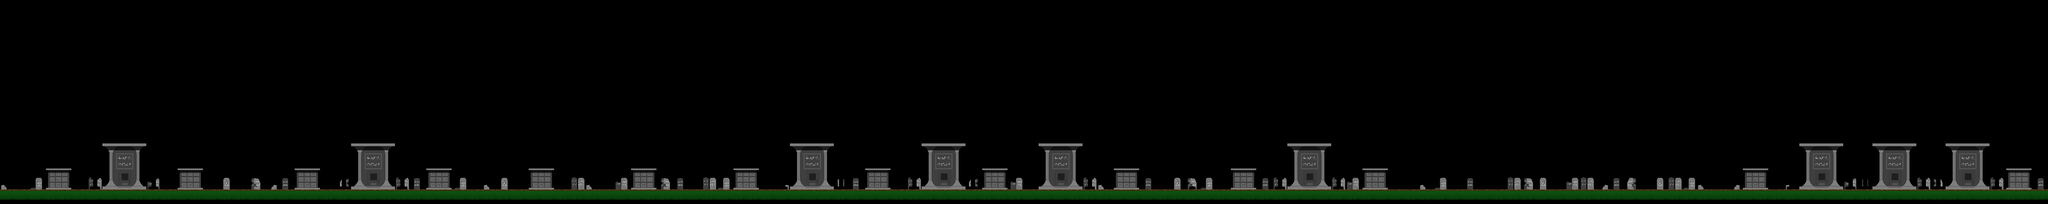

This game map was drawn from its Tiled (.tmx) file and the tilesets committed beside it. A one-line description and the trimmed map source follow:
An orthogonal 140x14 tile map with 64x64 px tiles, 3 tile layers (solides, derriere, devant) and 66 objects.

<map version="1.4" tiledversion="1.4.3" orientation="orthogonal" renderorder="right-down" width="140" height="14" tilewidth="64" tileheight="64" infinite="0" nextlayerid="11" nextobjectid="176">
 <editorsettings>
  <export target="." format="json" />
 </editorsettings>
 <tileset firstgid="1" name="tableauTiledTilesetCimetiere" tilewidth="64" tileheight="64" tilecount="98" columns="14">
  <image source="tableauTiledTilesetCimetiere.png" width="896" height="448" />
  <tile id="0">
   <properties>
    <property name="collides" type="bool" value="true" />
   </properties>
  </tile>
  <tile id="1">
   <properties>
    <property name="collides" type="bool" value="false" />
   </properties>
  </tile>
  <tile id="2">
   <properties>
    <property name="collides" type="bool" value="false" />
   </properties>
  </tile>
  <tile id="3">
   <properties>
    <property name="collides" type="bool" value="false" />
   </properties>
  </tile>
  <tile id="4">
   <properties>
    <property name="collides" type="bool" value="false" />
   </properties>
  </tile>
  <tile id="5">
   <properties>
    <property name="collides" type="bool" value="false" />
   </properties>
  </tile>
  <tile id="6">
   <properties>
    <property name="collides" type="bool" value="false" />
   </properties>
  </tile>
  <tile id="7">
   <properties>
    <property name="collides" type="bool" value="false" />
   </properties>
  </tile>
  <tile id="8">
   <properties>
    <property name="collides" type="bool" value="false" />
   </properties>
  </tile>
  <tile id="9">
   <properties>
    <property name="collides" type="bool" value="false" />
   </properties>
  </tile>
  <tile id="10">
   <properties>
    <property name="collides" type="bool" value="true" />
   </properties>
  </tile>
  <tile id="11">
   <properties>
    <property name="collides" type="bool" value="true" />
   </properties>
  </tile>
  <tile id="12">
   <properties>
    <property name="collides" type="bool" value="false" />
   </properties>
  </tile>
  <tile id="13">
   <properties>
    <property name="collides" type="bool" value="false" />
   </properties>
  </tile>
  <tile id="14">
   <properties>
    <property name="collides" type="bool" value="false" />
   </properties>
  </tile>
  <tile id="15">
   <properties>
    <property name="collides" type="bool" value="false" />
   </properties>
  </tile>
  <tile id="16">
   <properties>
    <property name="collides" type="bool" value="false" />
   </properties>
  </tile>
  <tile id="17">
   <properties>
    <property name="collides" type="bool" value="false" />
   </properties>
  </tile>
  <tile id="18">
   <properties>
    <property name="collides" type="bool" value="false" />
   </properties>
  </tile>
  <tile id="19">
   <properties>
    <property name="collides" type="bool" value="false" />
   </properties>
  </tile>
  <tile id="20">
   <properties>
    <property name="collides" type="bool" value="false" />
   </properties>
  </tile>
  <tile id="21">
   <properties>
    <property name="collides" type="bool" value="false" />
   </properties>
  </tile>
  <tile id="22">
   <properties>
    <property name="collides" type="bool" value="false" />
   </properties>
  </tile>
  <tile id="23">
   <properties>
    <property name="collides" type="bool" value="false" />
   </properties>
  </tile>
  <tile id="24">
   <properties>
    <property name="collides" type="bool" value="true" />
   </properties>
  </tile>
  <tile id="25">
   <properties>
    <property name="collides" type="bool" value="true" />
   </properties>
  </tile>
  <tile id="26">
   <properties>
    <property name="collides" type="bool" value="false" />
   </properties>
  </tile>
  <tile id="27">
   <properties>
    <property name="collides" type="bool" value="false" />
   </properties>
  </tile>
  <tile id="28">
   <properties>
    <property name="collides" type="bool" value="false" />
   </properties>
  </tile>
  <tile id="29">
   <properties>
    <property name="collides" type="bool" value="false" />
   </properties>
  </tile>
  <tile id="30">
   <properties>
    <property name="collides" type="bool" value="false" />
   </properties>
  </tile>
  <tile id="31">
   <properties>
    <property name="collides" type="bool" value="false" />
   </properties>
  </tile>
  <tile id="32">
   <properties>
    <property name="collides" type="bool" value="false" />
   </properties>
  </tile>
  <tile id="33">
   <properties>
    <property name="collides" type="bool" value="false" />
   </properties>
  </tile>
  <tile id="34">
   <properties>
    <property name="collides" type="bool" value="true" />
   </properties>
  </tile>
  <tile id="35">
   <properties>
    <property name="collides" type="bool" value="true" />
   </properties>
  </tile>
  <tile id="36">
   <properties>
    <property name="collides" type="bool" value="true" />
   </properties>
  </tile>
  <tile id="37">
   <properties>
    <property name="collides" type="bool" value="true" />
   </properties>
  </tile>
  <tile id="38">
   <properties>
    <property name="collides" type="bool" value="true" />
   </properties>
  </tile>
  <tile id="39">
   <properties>
    <property name="collides" type="bool" value="false" />
   </properties>
  </tile>
  <tile id="40">
   <properties>
    <property name="collides" type="bool" value="false" />
   </properties>
  </tile>
  <tile id="41">
   <properties>
    <property name="collides" type="bool" value="false" />
   </properties>
  </tile>
  <tile id="42">
   <properties>
    <property name="collides" type="bool" value="true" />
   </properties>
  </tile>
  <tile id="43">
   <properties>
    <property name="collides" type="bool" value="true" />
   </properties>
  </tile>
  <tile id="44">
   <properties>
    <property name="collides" type="bool" value="true" />
   </properties>
  </tile>
  <tile id="45">
   <properties>
    <property name="collides" type="bool" value="false" />
   </properties>
  </tile>
  <tile id="46">
   <properties>
    <property name="collides" type="bool" value="false" />
   </properties>
  </tile>
  <tile id="47">
   <properties>
    <property name="collides" type="bool" value="false" />
   </properties>
  </tile>
  <tile id="48">
   <properties>
    <property name="collides" type="bool" value="true" />
   </properties>
  </tile>
  <tile id="49">
   <properties>
    <property name="collides" type="bool" value="true" />
   </properties>
  </tile>
  <tile id="50">
   <properties>
    <property name="collides" type="bool" value="true" />
   </properties>
  </tile>
  <tile id="51">
   <properties>
    <property name="collides" type="bool" value="true" />
   </properties>
  </tile>
  <tile id="52">
   <properties>
    <property name="collides" type="bool" value="true" />
   </properties>
  </tile>
  <tile id="53">
   <properties>
    <property name="collides" type="bool" value="false" />
   </properties>
  </tile>
  <tile id="54">
   <properties>
    <property name="collides" type="bool" value="false" />
   </properties>
  </tile>
  <tile id="55">
   <properties>
    <property name="collides" type="bool" value="false" />
   </properties>
  </tile>
  <tile id="56">
   <properties>
    <property name="collides" type="bool" value="false" />
   </properties>
  </tile>
  <tile id="57">
   <properties>
    <property name="collides" type="bool" value="false" />
   </properties>
  </tile>
  <tile id="58">
   <properties>
    <property name="collides" type="bool" value="false" />
   </properties>
  </tile>
  <tile id="59">
   <properties>
    <property name="collides" type="bool" value="true" />
   </properties>
  </tile>
  <tile id="60">
   <properties>
    <property name="collides" type="bool" value="true" />
   </properties>
  </tile>
  <tile id="61">
   <properties>
    <property name="collides" type="bool" value="false" />
   </properties>
  </tile>
  <tile id="62">
   <properties>
    <property name="collides" type="bool" value="false" />
   </properties>
  </tile>
  <tile id="63">
   <properties>
    <property name="collides" type="bool" value="false" />
   </properties>
  </tile>
  <tile id="64">
   <properties>
    <property name="collides" type="bool" value="false" />
   </properties>
  </tile>
  <tile id="65">
   <properties>
    <property name="collides" type="bool" value="false" />
   </properties>
  </tile>
  <tile id="66">
   <properties>
    <property name="collides" type="bool" value="false" />
   </properties>
  </tile>
  <tile id="67">
   <properties>
    <property name="collides" type="bool" value="false" />
   </properties>
  </tile>
  <tile id="68">
   <properties>
    <property name="collides" type="bool" value="false" />
   </properties>
  </tile>
  <tile id="69">
   <properties>
    <property name="collides" type="bool" value="false" />
   </properties>
  </tile>
  <tile id="70">
   <properties>
    <property name="collides" type="bool" value="false" />
   </properties>
  </tile>
  <tile id="71">
   <properties>
    <property name="collides" type="bool" value="false" />
   </properties>
  </tile>
  <tile id="72">
   <properties>
    <property name="collides" type="bool" value="false" />
   </properties>
  </tile>
  <tile id="73">
   <properties>
    <property name="collides" type="bool" value="false" />
   </properties>
  </tile>
  <tile id="74">
   <properties>
    <property name="collides" type="bool" value="false" />
   </properties>
  </tile>
  <tile id="75">
   <properties>
    <property name="collides" type="bool" value="false" />
   </properties>
  </tile>
  <tile id="76">
   <properties>
    <property name="collides" type="bool" value="false" />
   </properties>
  </tile>
  <tile id="77">
   <properties>
    <property name="collides" type="bool" value="false" />
   </properties>
  </tile>
  <tile id="78">
   <properties>
    <property name="collides" type="bool" value="false" />
   </properties>
  </tile>
  <tile id="79">
   <properties>
    <property name="collides" type="bool" value="false" />
   </properties>
  </tile>
  <tile id="80">
   <properties>
    <property name="collides" type="bool" value="false" />
   </properties>
  </tile>
  <tile id="81">
   <properties>
    <property name="collides" type="bool" value="false" />
   </properties>
  </tile>
  <tile id="82">
   <properties>
    <property name="collides" type="bool" value="false" />
   </properties>
  </tile>
  <tile id="83">
   <properties>
    <property name="collides" type="bool" value="false" />
   </properties>
  </tile>
  <tile id="84">
   <properties>
    <property name="collides" type="bool" value="false" />
   </properties>
  </tile>
  <tile id="85">
   <properties>
    <property name="collides" type="bool" value="false" />
   </properties>
  </tile>
  <tile id="86">
   <properties>
    <property name="collides" type="bool" value="false" />
   </properties>
  </tile>
  <tile id="87">
   <properties>
    <property name="collides" type="bool" value="false" />
   </properties>
  </tile>
  <tile id="88">
   <properties>
    <property name="collides" type="bool" value="false" />
   </properties>
  </tile>
  <tile id="89">
   <properties>
    <property name="collides" type="bool" value="false" />
   </properties>
  </tile>
  <tile id="90">
   <properties>
    <property name="collides" type="bool" value="false" />
   </properties>
  </tile>
  <tile id="91">
   <properties>
    <property name="collides" type="bool" value="false" />
   </properties>
  </tile>
  <tile id="92">
   <properties>
    <property name="collides" type="bool" value="false" />
   </properties>
  </tile>
  <tile id="93">
   <properties>
    <property name="collides" type="bool" value="false" />
   </properties>
  </tile>
  <tile id="94">
   <properties>
    <property name="collides" type="bool" value="false" />
   </properties>
  </tile>
  <tile id="95">
   <properties>
    <property name="collides" type="bool" value="false" />
   </properties>
  </tile>
  <tile id="96">
   <properties>
    <property name="collides" type="bool" value="false" />
   </properties>
  </tile>
  <tile id="97">
   <properties>
    <property name="collides" type="bool" value="false" />
   </properties>
  </tile>
 </tileset>
 <layer id="1" name="solides" width="140" height="14">
  <data>[1960 cells, 195 non-empty, 6 distinct tile ids]</data>
 </layer>
 <layer id="2" name="derriere" width="140" height="14">
  <data>[1960 cells, 224 non-empty, 26 distinct tile ids]</data>
 </layer>
 <layer id="3" name="devant" width="140" height="14">
  <data>[1960 cells, 71 non-empty, 8 distinct tile ids]</data>
 </layer>
 <objectgroup id="4" name="stars">
  <object id="99" gid="37" x="224" y="709" width="64" height="64" />
  <object id="100" gid="37" x="512" y="581" width="64" height="64" />
  <object id="101" gid="37" x="517" y="739" width="64" height="64" />
  <object id="102" gid="37" x="802" y="704" width="64" height="64" />
  <object id="103" gid="37" x="1313" y="704" width="64" height="64" />
  <object id="104" gid="37" x="1602" y="579" width="64" height="64" />
  <object id="105" gid="37" x="1604" y="744" width="64" height="64" />
  <object id="106" gid="37" x="1888" y="708" width="64" height="64" />
  <object id="107" gid="37" x="2336" y="705" width="64" height="64" />
  <object id="108" gid="37" x="2785" y="706" width="64" height="64" />
  <object id="109" gid="37" x="3232" y="709" width="64" height="64" />
  <object id="110" gid="37" x="3521" y="583" width="64" height="64" />
  <object id="111" gid="37" x="3523" y="741" width="64" height="64" />
  <object id="112" gid="37" x="3809" y="708" width="64" height="64" />
  <object id="113" gid="37" x="4094" y="583" width="64" height="64" />
  <object id="114" gid="37" x="4097" y="738" width="64" height="64" />
  <object id="115" gid="37" x="4319" y="704" width="64" height="64" />
  <object id="116" gid="37" x="4607" y="737" width="64" height="64" />
  <object id="117" gid="37" x="4608" y="579" width="64" height="64" />
  <object id="118" gid="37" x="4896" y="707" width="64" height="64" />
  <object id="119" gid="37" x="5408" y="704" width="64" height="64" />
  <object id="120" gid="37" x="5693" y="578" width="64" height="64" />
  <object id="121" gid="37" x="5985" y="703" width="64" height="64" />
  <object id="122" gid="37" x="7648" y="708" width="64" height="64" />
  <object id="123" gid="37" x="7934" y="576" width="64" height="64" />
  <object id="124" gid="37" x="8254" y="578" width="64" height="64" />
  <object id="125" gid="37" x="8254" y="738" width="64" height="64" />
  <object id="126" gid="37" x="8574" y="576" width="64" height="64" />
  <object id="127" gid="37" x="8578" y="741" width="64" height="64" />
  <object id="128" gid="37" x="8799" y="704" width="64" height="64" />
  <object id="129" gid="37" x="5697" y="740" width="64" height="64" />
  <object id="130" gid="37" x="7936" y="738" width="64" height="64" />
  <object id="131" gid="37" x="6368" y="813.818" width="64" height="64" />
  <object id="132" gid="37" x="6810.42" y="801.697" width="64" height="64" />
  <object id="133" gid="37" x="7261.94" y="804.727" width="64" height="64" />
 </objectgroup>
 <objectgroup id="7" name="checkPoints" />
 <objectgroup id="5" name="flyingMonsters">
  <object id="134" gid="26" x="313.455" y="704.727" width="64" height="64" />
  <object id="135" gid="26" x="707.394" y="698.667" width="64" height="64" />
  <object id="136" gid="26" x="1404.36" y="638.061" width="64" height="64" />
  <object id="137" gid="26" x="1798.3" y="641.091" width="64" height="64" />
  <object id="142" gid="26" x="3395.27" y="592.606" width="64" height="64" />
  <object id="143" gid="26" x="3674.06" y="586.545" width="64" height="64" />
  <object id="145" gid="26" x="3901.33" y="701.697" width="64" height="64" />
  <object id="147" gid="26" x="4213.45" y="580.485" width="64" height="64" />
  <object id="149" gid="26" x="4480" y="592" width="64" height="64" />
  <object id="150" gid="26" x="4736" y="576" width="64" height="64" />
  <object id="151" gid="26" x="4988" y="712" width="64" height="64" />
  <object id="152" gid="26" x="3132" y="708" width="64" height="64" />
  <object id="153" gid="26" x="5300" y="704" width="64" height="64" />
  <object id="155" gid="26" x="5556" y="576" width="64" height="64" />
  <object id="156" gid="26" x="5828" y="564" width="64" height="64" />
  <object id="158" gid="26" x="6092" y="696" width="64" height="64" />
 </objectgroup>
 <objectgroup id="6" name="zombies">
  <object id="160" gid="12" x="516.667" y="828.667" width="64" height="64" />
  <object id="161" gid="12" x="1602" y="831" width="64" height="64" />
  <object id="162" gid="12" x="3521.33" y="828.333" width="64" height="64" />
  <object id="163" gid="12" x="4097.33" y="831.667" width="64" height="64" />
  <object id="164" gid="12" x="4610.67" y="830.667" width="64" height="64" />
  <object id="165" gid="12" x="5697" y="830.333" width="64" height="64" />
  <object id="166" gid="12" x="7939" y="830" width="64" height="64" />
  <object id="167" gid="12" x="8258.67" y="828.667" width="64" height="64" />
  <object id="168" gid="12" x="8577.33" y="830.667" width="64" height="64" />
  <object id="170" gid="12" x="6468.03" y="831.818" width="64" height="64" />
  <object id="171" gid="12" x="6911.36" y="830.788" width="64" height="64" />
  <object id="172" gid="12" x="7357.79" y="830.697" width="64" height="64" />
  <object id="173" gid="12" x="2177.09" y="830.606" width="64" height="64" />
  <object id="174" gid="12" x="2561.79" y="831.697" width="64" height="64" />
  <object id="175" gid="12" x="3012.33" y="831.545" width="64" height="64" />
 </objectgroup>
 <objectgroup id="9" name="torches" />
 <objectgroup id="10" name="aurore" />
</map>
